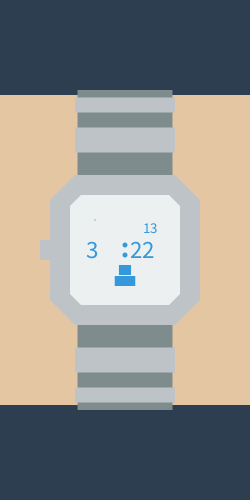
Frame 1 (no input)
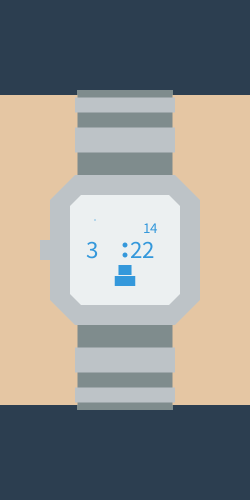
Frame 60 (the mouse pressed at the canvas centre just before this capture)
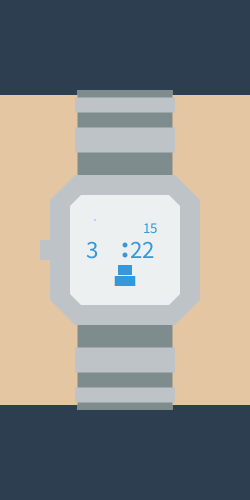
Frame 120 (the mouse held since frame 60 and released just before this capture)

The Processing sketch that drew these frames (run headless with seeded random() and noise(); from frame 60 on, the mouse is pressed at the canvas centre):

// Processing sketch: processing_171189
// ── processing_171189.pde

void setup()
{
  size(250, 500); 
  background(44, 62, 80);
  noStroke();
}

void draw()

{

//arm
pushMatrix();
translate(width/2, height/2);
rectMode(CENTER);
fill(229,198,163);
rect(0,0,250,310);
popMatrix();
  
  pushMatrix();
  translate(width/2, height/2);
  rectMode(CENTER);
  fill(189, 195, 199);
  rect(0, 0, 150, 150); 
  fill(236, 240, 241);
  rect(0, 0, 110, 110);
  popMatrix();


  pushMatrix();
fill(229,198,163);
  triangle(50, 175, 50, 200, 75, 175);
  triangle(50, 300, 50, 325, 75, 325);
  triangle(200, 175, 175, 175, 200, 200);
  triangle(200, 325, 175, 325, 200, 300);
  fill(189, 195, 199);
  rectMode(CENTER);
  translate(width/2, height/2);
  rotate(radians(45));
  rect(75, 0, 10, 20);
  rect(-75, 0, 10, 20);
  rect(0, 75, 20, 10);
  rect(0, -75, 20, 10);
  popMatrix();

  //STUNDE
  pushMatrix();
  int stundeecht = hour();
  translate(width/2, height/2);
  textSize(25);
  fill(52, 152, 219);
  text(stundeecht, -40, 7.5);
  popMatrix();

  //MINUTE
  pushMatrix();
  int minuteecht = minute();
  translate(width/2, height/2);
  textSize(25);
  fill(52, 152, 219);
  text(minuteecht, 5, 7.5);
  popMatrix();


  //MP
  pushMatrix();
  translate(width/2, height/2);
  ellipseMode(CENTER);
  fill(52, 152, 219);
  ellipse(0, -5, 5, 5);
  ellipse(0, 5, 5, 5);
  popMatrix();

  pushMatrix();
  rectMode(CENTER);
  translate(width/2, height/2);
  fill(189, 195, 199);
  rect(-75, 0, 20, 20);

  //fill(0);
  popMatrix();
  
  //SEKUNDE
    pushMatrix();
  int sekundeecht = second();
  translate(width/2, height/2);
  textSize(15);
  fill(52, 152, 219);
  text(sekundeecht, 18, -17.5);
  popMatrix();
  
  //BALKEN
  float seknow = map(second(), 0, 59, 0, 55);
  pushMatrix();
  translate(width/2, height/2);
  
  noStroke();
  rectMode(CENTER);
 fill(52, 152, 219);
  rect(0, 20, seknow, 10);
 
  popMatrix();
  
  //BALKEN
  float minnow = map(minute(), 0, 59, 0, 55);
  pushMatrix();
  translate(width/2, height/2);
  
  noStroke();
  rectMode(CENTER);
 fill(52, 152, 219);
 
  rect(0,31, minnow ,10);
  popMatrix();
   //kreis
  float stdnow = map(hour(), 0, 23, 0, 10);
  pushMatrix();
  translate(width/2, height/2);
  
  noStroke();
  ellipseMode(CENTER);
 fill(52, 152, 219);
 
  ellipse(-30,-30, stdnow , stdnow);
  popMatrix();
  //BAND
  pushMatrix();
  translate(width/2, height/2);
 fill(189, 195, 199);
  fill(127, 140, 141);
  rectMode(CENTER);
  rect(0,-90,95,30);
  rect(0,90,95,30);
  rect(0,-130,95,20);
  rect(0,130,95,20);
  rect(0,-155,95,10);
  rect(0,155,95,10);
  popMatrix();
//BAND 2
 pushMatrix();
  translate(width/2, height/2);
   fill(189, 195, 199);
  rectMode(CENTER);
  rect(0,-110,100,25);
  rect(0,110,100,25);
  rect(0,-145,100,15);
  rect(0,145,100,15);
  popMatrix();

}
